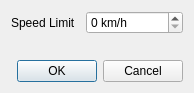
<?xml version="1.0" encoding="UTF-8"?>
<ui version="4.0">
 <class>Dialog</class>
 <widget class="QDialog" name="Dialog">
  <property name="windowModality">
   <enum>Qt::NonModal</enum>
  </property>
  <property name="geometry">
   <rect>
    <x>0</x>
    <y>0</y>
    <width>194</width>
    <height>93</height>
   </rect>
  </property>
  <property name="windowTitle">
   <string>Speed Limit</string>
  </property>
  <property name="modal">
   <bool>true</bool>
  </property>
  <layout class="QVBoxLayout" name="verticalLayout">
   <item>
    <layout class="QFormLayout" name="formLayout">
     <property name="fieldGrowthPolicy">
      <enum>QFormLayout::AllNonFixedFieldsGrow</enum>
     </property>
     <property name="horizontalSpacing">
      <number>10</number>
     </property>
     <item row="1" column="0">
      <widget class="QLabel" name="speedLimitLabel">
       <property name="text">
        <string>Speed Limit</string>
       </property>
      </widget>
     </item>
     <item row="1" column="1">
      <widget class="QSpinBox" name="speedLimitSpinBox">
       <property name="suffix">
        <string> km/h</string>
       </property>
      </widget>
     </item>
    </layout>
   </item>
   <item>
    <widget class="QDialogButtonBox" name="buttonBox">
     <property name="orientation">
      <enum>Qt::Horizontal</enum>
     </property>
     <property name="standardButtons">
      <set>QDialogButtonBox::Cancel|QDialogButtonBox::Ok</set>
     </property>
    </widget>
   </item>
  </layout>
 </widget>
 <resources/>
 <connections>
  <connection>
   <sender>buttonBox</sender>
   <signal>accepted()</signal>
   <receiver>Dialog</receiver>
   <slot>accept()</slot>
   <hints>
    <hint type="sourcelabel">
     <x>248</x>
     <y>254</y>
    </hint>
    <hint type="destinationlabel">
     <x>157</x>
     <y>274</y>
    </hint>
   </hints>
  </connection>
  <connection>
   <sender>buttonBox</sender>
   <signal>rejected()</signal>
   <receiver>Dialog</receiver>
   <slot>reject()</slot>
   <hints>
    <hint type="sourcelabel">
     <x>316</x>
     <y>260</y>
    </hint>
    <hint type="destinationlabel">
     <x>286</x>
     <y>274</y>
    </hint>
   </hints>
  </connection>
 </connections>
</ui>
